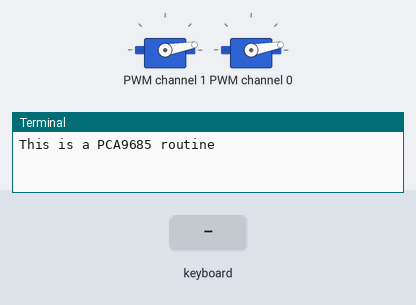
Recording of a program running on a simulated Raspberry Pi (BCM pin numbers). On the bench: 2 × servo, the last lines printed to the terminal. Inputs (shaded band) come from the test bench. The pygame window is not drawn; servo angles are drawn from the pulse width (0.5 ms = 0°, 2.5 ms = 180°); library files of the repository ran but are not shown: PCA9685.py.

Above: at 1.2 s.
1.3 s: key left typed on the keyboard
At 2.5 s:
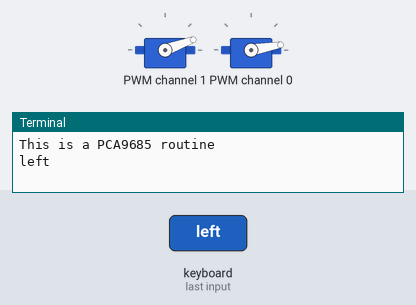
2.8 s: key up typed on the keyboard
At 5.0 s:
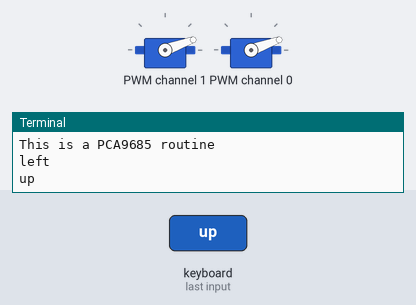
5.8 s: key right typed on the keyboard
At 6.1 s:
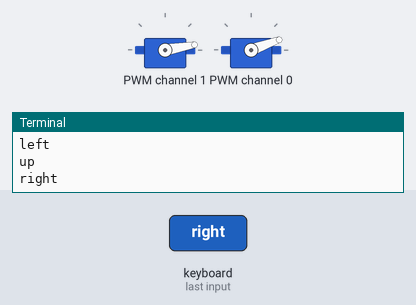
Timing chart, 0 to 8.8 s (numbered marks = the images above; inputs shaded):
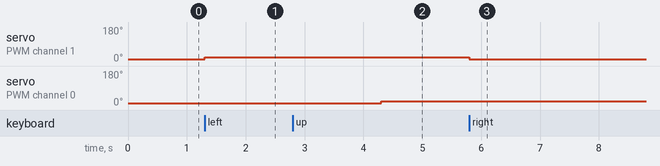

The program:

pygame.v.py
```python
#!/usr/bin/python
import time
import RPi.GPIO as GPIO
from PCA9685 import PCA9685
import pygame
import sys
pygame.init()
pwm = PCA9685()
screen = pygame.display.set_mode((600, 400))
pygame.display.set_caption("pygame")
try:
    print ("This is a PCA9685 routine")
    pwm.setPWMFreq(50)
    i=10
    pwm.setRotationAngle(1, i)
    j=10
    pwm.setRotationAngle(0, j)
    while True:
        for event in pygame.event.get():
            if event.type == pygame.QUIT:
                print("exit")
                sys.exit()
                time.sleep(3)
            elif event.type == pygame.KEYDOWN:
                if event.key == pygame.K_LEFT:
                    print('left')
                    if (i >= 0 and i <= 170):
                        i = i+10
                        pwm.setRotationAngle(1, i)
                        time.sleep(3)
                elif event.key == pygame.K_RIGHT:
                    print('right')
                    if (i >= 10 and i <= 180):
                        i = i-10
                        pwm.setRotationAngle(1, i)
                if event.key == pygame.K_UP:
                    print("up")
                    if (j >= 0 and j <= 170):
                        j = j+10
                        pwm.setRotationAngle(0, j)
                elif event.key == pygame.K_DOWN:
                    print("down")
                    if (j >= 10 and j <= 180):
                        j = j-10
                        pwm.setRotationAngle(0, j)
except:
    pwm.exit_PCA9685()
    print ("\nProgram end")
    exit()


 
```

Measured:
- after the input at 1.3 s, servo on PWM channel 1: 10° → 20° at once
- after the input at 2.8 s, servo on PWM channel 0: 10° → 20° after 1.5 s
- after the input at 5.8 s, servo on PWM channel 1: 20° → 10° at once
